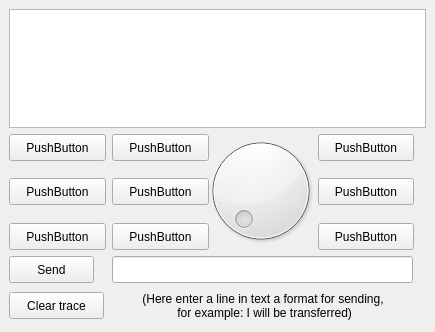
<?xml version="1.0" encoding="UTF-8"?>
<ui version="4.0">
 <class>PelcoPWidget</class>
 <widget class="QWidget" name="PelcoPWidget">
  <property name="geometry">
   <rect>
    <x>0</x>
    <y>0</y>
    <width>435</width>
    <height>332</height>
   </rect>
  </property>
  <property name="windowTitle">
   <string>Form</string>
  </property>
  <widget class="QTextEdit" name="textEdit">
   <property name="geometry">
    <rect>
     <x>9</x>
     <y>9</y>
     <width>417</width>
     <height>119</height>
    </rect>
   </property>
   <property name="readOnly">
    <bool>true</bool>
   </property>
  </widget>
  <widget class="QPushButton" name="pushButton">
   <property name="geometry">
    <rect>
     <x>9</x>
     <y>134</y>
     <width>97</width>
     <height>27</height>
    </rect>
   </property>
   <property name="text">
    <string>PushButton</string>
   </property>
  </widget>
  <widget class="QPushButton" name="pushButton_2">
   <property name="geometry">
    <rect>
     <x>112</x>
     <y>134</y>
     <width>97</width>
     <height>27</height>
    </rect>
   </property>
   <property name="text">
    <string>PushButton</string>
   </property>
  </widget>
  <widget class="QPushButton" name="pushButton_4">
   <property name="geometry">
    <rect>
     <x>9</x>
     <y>178</y>
     <width>97</width>
     <height>27</height>
    </rect>
   </property>
   <property name="text">
    <string>PushButton</string>
   </property>
  </widget>
  <widget class="QPushButton" name="pushButton_3">
   <property name="geometry">
    <rect>
     <x>318</x>
     <y>134</y>
     <width>96</width>
     <height>27</height>
    </rect>
   </property>
   <property name="text">
    <string>PushButton</string>
   </property>
  </widget>
  <widget class="QPushButton" name="pushButton_5">
   <property name="geometry">
    <rect>
     <x>112</x>
     <y>178</y>
     <width>97</width>
     <height>27</height>
    </rect>
   </property>
   <property name="text">
    <string>PushButton</string>
   </property>
  </widget>
  <widget class="QPushButton" name="pushButton_6">
   <property name="geometry">
    <rect>
     <x>318</x>
     <y>178</y>
     <width>96</width>
     <height>27</height>
    </rect>
   </property>
   <property name="text">
    <string>PushButton</string>
   </property>
  </widget>
  <widget class="QPushButton" name="pushButton_7">
   <property name="geometry">
    <rect>
     <x>9</x>
     <y>223</y>
     <width>97</width>
     <height>27</height>
    </rect>
   </property>
   <property name="text">
    <string>PushButton</string>
   </property>
  </widget>
  <widget class="QPushButton" name="pushButton_8">
   <property name="geometry">
    <rect>
     <x>112</x>
     <y>223</y>
     <width>97</width>
     <height>27</height>
    </rect>
   </property>
   <property name="text">
    <string>PushButton</string>
   </property>
  </widget>
  <widget class="QPushButton" name="pushButton_9">
   <property name="geometry">
    <rect>
     <x>318</x>
     <y>223</y>
     <width>96</width>
     <height>27</height>
    </rect>
   </property>
   <property name="text">
    <string>PushButton</string>
   </property>
  </widget>
  <widget class="QLabel" name="label">
   <property name="geometry">
    <rect>
     <x>112</x>
     <y>289</y>
     <width>302</width>
     <height>34</height>
    </rect>
   </property>
   <property name="text">
    <string>(Here enter a line in text a format for sending, 
 for example: I will be transferred)</string>
   </property>
   <property name="alignment">
    <set>Qt::AlignCenter</set>
   </property>
  </widget>
  <widget class="QPushButton" name="clearButton">
   <property name="geometry">
    <rect>
     <x>9</x>
     <y>292</y>
     <width>95</width>
     <height>27</height>
    </rect>
   </property>
   <property name="text">
    <string>Clear trace</string>
   </property>
  </widget>
  <widget class="QLineEdit" name="lineEdit">
   <property name="geometry">
    <rect>
     <x>112</x>
     <y>256</y>
     <width>301</width>
     <height>27</height>
    </rect>
   </property>
   <property name="sizePolicy">
    <sizepolicy hsizetype="Expanding" vsizetype="Fixed">
     <horstretch>0</horstretch>
     <verstretch>0</verstretch>
    </sizepolicy>
   </property>
  </widget>
  <widget class="QPushButton" name="sendButton">
   <property name="geometry">
    <rect>
     <x>9</x>
     <y>256</y>
     <width>85</width>
     <height>27</height>
    </rect>
   </property>
   <property name="text">
    <string>Send</string>
   </property>
  </widget>
  <widget class="QDial" name="dial">
   <property name="geometry">
    <rect>
     <x>200</x>
     <y>130</y>
     <width>121</width>
     <height>121</height>
    </rect>
   </property>
  </widget>
 </widget>
 <resources/>
 <connections/>
</ui>
